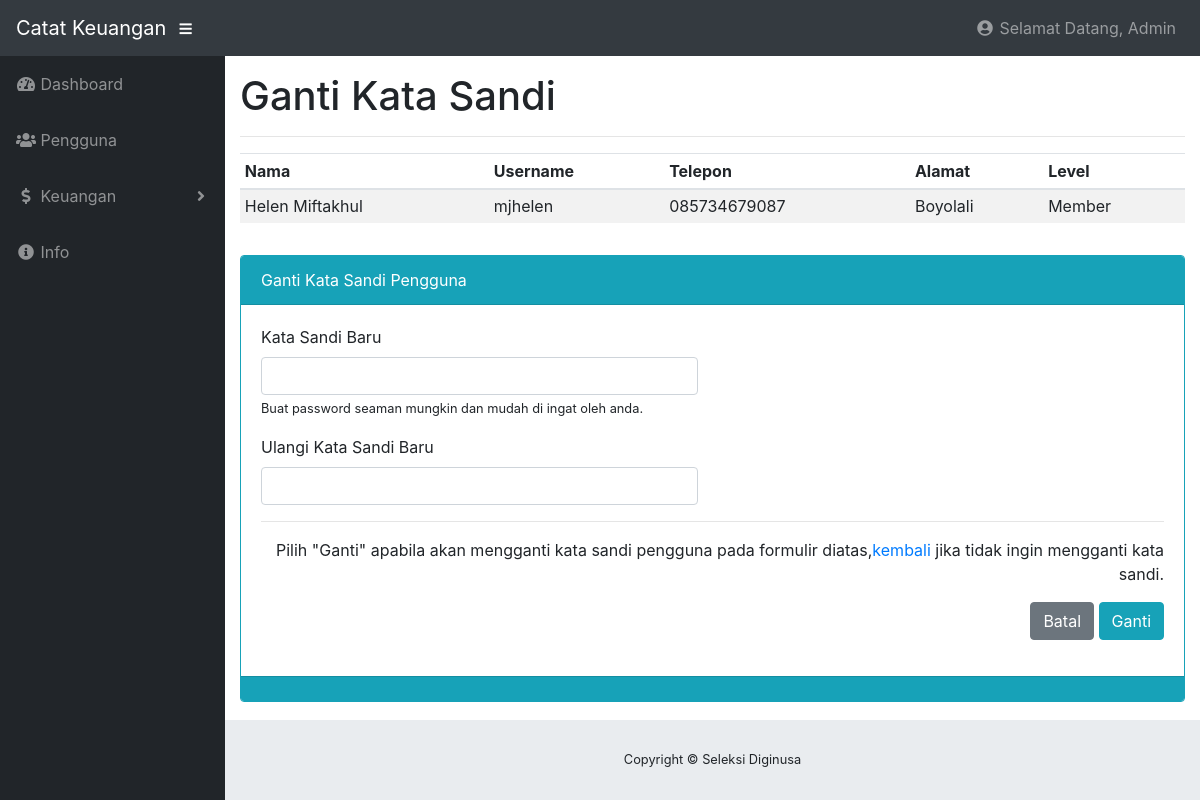
The page /index.php?page=pengguna&action=sandi&id=450225bf-87e7-48f9-bb36-e1287ef41bbb (signed in) on the database its author committed.
### tables this page shows
CREATE TABLE `user` (
  `kode` varchar(255) NOT NULL,
  `nama` varchar(60) NOT NULL,
  `username` varchar(60) NOT NULL,
  `password` varchar(255) NOT NULL,
  `telepon` bigint(20) NOT NULL,
  `alamat` text NOT NULL,
  `level` enum('Admin','Member') NOT NULL
);

### pages/pengguna/sandi.php (the view, shortened to what this page needs)
<?php
        if(@$_SESSION['admin']){
        $primary =addslashes($_GET['id']);
        $query = $conn->query("SELECT * FROM user WHERE kode = '$primary' ");
        $query->execute();
        $result = $query->fetch(PDO::FETCH_OBJ);
?>
<h1>Ganti Kata Sandi    </h1>
<hr>
<div class="row">
    <div class="col-sm-12 mb-3">
        <table class="table table-striped table-sm">
            <thead>
                <tr>
                    <th>Nama</th>
                    <th>Username</th>
                    <th>Telepon</th>
                    <th>Alamat</th>
                    <th>Level</th>
                </tr>
            </thead>
            <tbody>
                <tr>
                    <td><?= $result->nama ?></td>
                    <td><?= $result->username ?></td>
                    <td>0<?= $result->telepon ?></td>
                    <td><?= $result->alamat ?></td>
                    <td><?= $result->level ?></td>
                </tr>
            </tbody>
        </table>
    </div>
</div>
<div class="card border-info mb-3">
    <div class="card-header bg-info text-white">Ganti Kata Sandi Pengguna</div>
    <div class="card-body">
        <form method="post">
            <div class="form-group">
                <label for="nama">Kata Sandi Baru</label>
                <div class="row">
                    <div class="col-sm-6">
                        <input type="password" name="password" class="form-control"  required autofocus />
                    </div>
                </div>
                <small>
                Buat password seaman mungkin dan mudah di ingat oleh anda.
                </small>
            </div>
            <div class="form-group">
                <label>Ulangi Kata Sandi Baru</label>
                <div class="row">
                    <div class="col-sm-6">
                        <input type="password" name="repassword" class="form-control" required autofocus />
                    </div>
                </div>
            </div>
            <hr>
            <div class="form-group text-right">
                <p>
                    Pilih "Ganti" apabila akan mengganti kata sandi pengguna pada formulir diatas,<a href='?page=pengguna'>kembali</a> jika tidak ingin mengganti kata sandi.
                </p>
                <button class="btn btn-secondary" type="reset">Batal</button>
                <button type="submit" class="btn btn-info" name="ganti">Ganti</button>
            </div>
        </form>
    </div>
    <div class="card-footer bg-info"></div>
</div>
<?php
        } else {
            include "pages/404.php";
        }
?>

### index.php (shortened to what this page needs)
<?php
  include "__+config/koneksi.php";
  if(@$_SESSION['admin'] || @$_SESSION['member']){
?>
<!DOCTYPE html>
<html lang="en">
  <head>
    <link href="vendor/bootstrap/css/bootstrap.min.css" rel="stylesheet">
    <link href="vendor/fontawesome-free/css/all.min.css" rel="stylesheet" type="text/css">
    <link href="vendor/datatables/dataTables.bootstrap4.css" rel="stylesheet">
    <link href="css/sb-admin.css" rel="stylesheet">
    <link href="css/mycss.css" rel="stylesheet">
  </head>
  <body id="page-top">
    <nav class="navbar navbar-expand navbar-dark bg-dark static-top">
      <a class="navbar-brand mr-1" href="index.php">Catat Keuangan</a>
      <button class="btn btn-link btn-sm text-white order-1 order-sm-0" id="sidebarToggle" href="#">
        <i class="fas fa-bars"></i>
      </button>
      <?php
        if(@$_SESSION['admin']){
          $userLogin = @$_SESSION['admin'];
        }else {
          $userLogin = @$_SESSION['member'];
        }
        try{
          $result = $conn->query("SELECT * FROM user WHERE kode = '$userLogin'");
          $namaUser = $result->fetch(PDO::FETCH_OBJ);
        }catch(Exception $e){
          echo $e->getMessage();
        }
      ?>
      <ul class="navbar-nav ml-auto ml-md-0">
        <li class="nav-item dropdown no-arrow">
          <a class="nav-link dropdown-toggle" href="#" id="userDropdown" role="button" data-toggle="dropdown" aria-haspopup="true" aria-expanded="false">
            <i class="fas fa-user-circle fa-fw"></i> Selamat Datang, <?= $namaUser->nama ?>
          </a>
        </li>
      </ul>
    </nav>
    <div id="wrapper">
      <ul class="sidebar navbar-nav">
        <li class="nav-item dropdown">
          <a class="nav-link" href="index.php">
            <i class="fas fa-fw fa-tachometer-alt"></i>
            <span>Dashboard</span>
          </a>
        </li>
        <?php if(@$_SESSION['admin']) {?>
        <li class="nav-item">
          <a class="nav-link" href="?page=pengguna">
            <i class="fas fa-fw fa-users"></i>
            <span>Pengguna</span></a>
        </li>
          <?php } ?>
          <li class="nav-item dropdown">
          <a class="nav-link dropdown-toggle" href="#" id="pagesDropdown" role="button" data-toggle="dropdown" aria-haspopup="true" aria-expanded="false">
            <i class="fas fa-fw fa-dollar-sign"></i> <span>Keuangan</span>
          </a>
        </li>
        <li class="nav-item">
          <a class="nav-link" href="?page=info">
            <i class="fas fa-fw fa-info-circle"></i>
            <span>Info</span></a>
        </li>
      </ul>
      <div id="content-wrapper">
        <div class="container-fluid">
          <?php
            $page = strtolower(@$_GET['page']);
            $action = strtolower(@$_GET['action']);
            if($page == ""){
              include "pages/dashboard/dashboard.php";
            }else if($page == "pengguna"){
              if ($action == ""){
                include "pages/pengguna/lihatdata.php";
              }else if($action == "tambah"){
                include "pages/pengguna/tambah.php";
              }else if($action == "edit"){
                include "pages/pengguna/edit.php";
              }else if($action == "hapus"){
                include "pages/pengguna/hapus.php";
              }else if($action == "sandi"){
                include "pages/pengguna/sandi.php";
              }else if($action == "pengaturan"){
                include "pages/pengguna/pengaturan.php";
              }else {
                include "pages/404.php";
              }
            }else if($page == "keuangan"){
              if($action == ""){
                include "pages/keuangan/lihatdatapemasukan.php";
              }else if($action == "tambah"){
                  include "pages/keuangan/tambah.php";
              }else if($action == "pengeluaran"){
                include "pages/keuangan/lihatdatapengeluaran.php";
              }else if($action == "edit"){
                include "pages/keuangan/edit.php";
              }else if($action == "hapus"){
                include "pages/keuangan/hapus.php";
              } else {
                include "pages/404.php";
              }
            }else if($page == "keuangananggota"){
              if($action == ""){
                include "pages/keuangan/anggota/tambah.php";
              }else if($action == "hapus"){
                include "pages/keuangan/anggota/hapus.php";
              } else {
                include "pages/404.php";
              }
            }else if($page == "keuangananggotadetail"){
              if($action == ""){
                include "pages/keuangan/anggota/detail.php";
              }else {
                include "pages/404.php";
              }
            }else if($page == "laporankeuangan"){
              if($action == "laporankeuanganpribadi"){
                include "pages/laporan/laporankeuanganpribadi.php";
              }else {
                include "pages/404.php";
              }
            }else if($page == "info"){
                include "pages/info.php";
            }else {
              include "pages/404.php";
            }
          ?>
        </div>
        <footer class="sticky-footer">
          <div class="container my-auto">
            <div class="copyright text-center my-auto">
              <span>Copyright © Seleksi Diginusa</span>
            </div>
          </div>
        </footer>
      </div>
    </div>
  </body>
</html>
<?php
  } else {
    header("location:login.php");
  }
?>

### css/sb-admin.css (style rules this page uses)
html { position: relative; min-height: 100%; }
body { height: 100%; }
#wrapper { display: -webkit-box; display: -ms-flexbox; display: flex; }
#wrapper #content-wrapper { overflow-x: hidden; width: 100%; padding-top: 1rem; padding-bottom: 80px; }
.navbar-nav .nav-item.dropdown .dropdown-toggle::after { width: 1rem; text-align: center; float: right; vertical-align: 0; border: 0; font-weight: 900; content: '\f105'; font-family: 'Font Awesome 5 Free'; }
.navbar-nav .nav-item.dropdown.no-arrow .dropdown-toggle::after { display: none; }
.sidebar { width: 90px !important; background-color: #212529; min-height: calc(100vh - 56px); }
.sidebar .nav-item:last-child { margin-bottom: 1rem; }
.sidebar .nav-item .nav-link { text-align: center; padding: 0.75rem 1rem; width: 90px; }
.sidebar .nav-item .nav-link span { font-size: 0.65rem; display: block; }
.sidebar .nav-item.dropdown .dropdown-toggle::after { display: none; }
.sidebar .nav-item .nav-link { color: rgba(255, 255, 255, 0.5); }
@media (min-width: 768px) { .sidebar { width: 225px !important; } }
@media (min-width: 768px) { .sidebar .nav-item .nav-link { display: block; width: 100%; text-align: left; padding: 1rem; width: 225px; } }
@media (min-width: 768px) { .sidebar .nav-item .nav-link span { font-size: 1rem; display: inline; } }
@media (min-width: 768px) { .sidebar .nav-item.dropdown .dropdown-toggle::after { display: block; } }
:root { --input-padding-x: 0.75rem; --input-padding-y: 0.75rem; }
footer.sticky-footer { display: -webkit-box; display: -ms-flexbox; display: flex; position: absolute; right: 0; bottom: 0; width: calc(100% - 90px); height: 80px; background-color: #e9ecef; }
footer.sticky-footer .copyright { line-height: 1; font-size: 0.8rem; }
@media (min-width: 768px) { footer.sticky-footer { width: calc(100% - 225px); } }

### rows shown on the page
user: nama "Admin"
user: nama "Helen Miftakhul", username "mjhelen", telepon "85734679087", alamat "Boyolali", level "Member"
